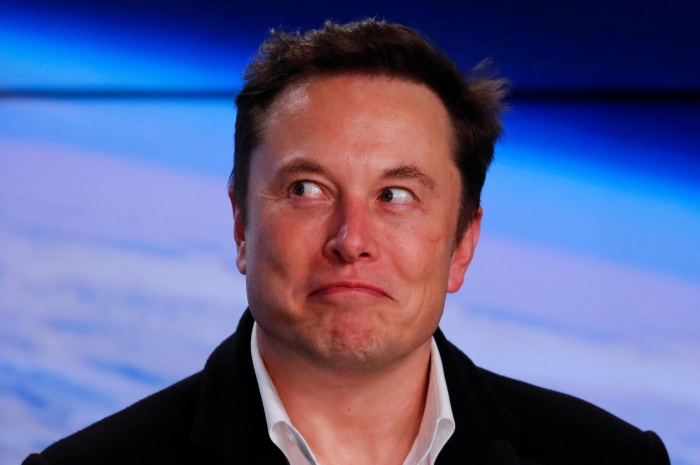
#> input picture 1- Simple VideoWrite/elon-musk-grimace.jpg, 1400 x 929 px (shown at 1/2 size)
$ python VideoWrite.py
#> lines starting #> are read from the running program, lines starting #| are printed output that depends on the picture
import cv2
import numpy
vw = cv2.VideoWriter()
print(type(vw))

elon = cv2.imread("elon-musk-grimace.jpg")
#> elon is the input picture: shape (929, 1400, 3); mean B, G, R 142, 94.4, 92.8
h, w, d = elon.shape
#> h = 929; w = 1400; d = 3
# shape returns (row, column, ...)
# Therefore, for shape = (100, 50), the image has height 100 and width 50


# for fun
reis = cv2.imread("reis.jpg")
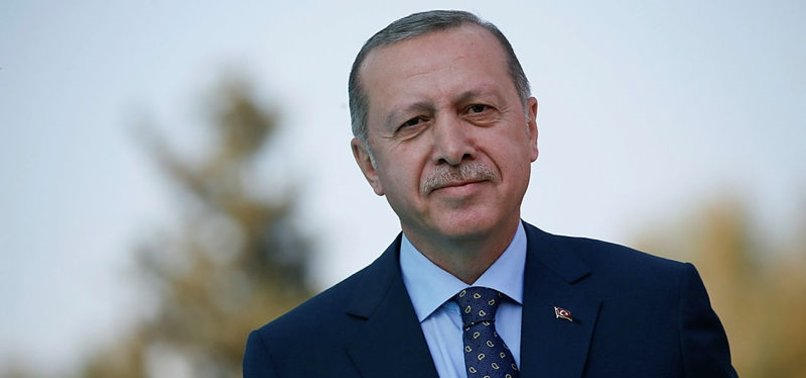
#> input picture 1- Simple VideoWrite/reis.jpg, 806 x 378 px
#> reis is the input picture: shape (378, 806, 3); mean B, G, R 164.4, 157.6, 151.8
rh, rw, _ = reis.shape
#> rh = 378; rw = 806
# zoom to make it as tall as elon, then crop right and left sides
height_ratio = h / rh
#> height_ratio = 2.46
new_reis_w, new_reis_h = int(rw*height_ratio), h
#> new_reis_w = 1980; new_reis_h = 929
reis = cv2.resize(reis,(new_reis_w, new_reis_h))
#> reis: shape (929, 1980, 3)
print(reis.shape)
#| (929, 1980, 3)

center_reis = new_reis_w / 2
#> center_reis = 990
left_bound = int(center_reis - w/2)
#> left_bound = 290
right_bound = int(center_reis + w/2)
#> right_bound = 1690

new_reis = reis[:, left_bound:right_bound]
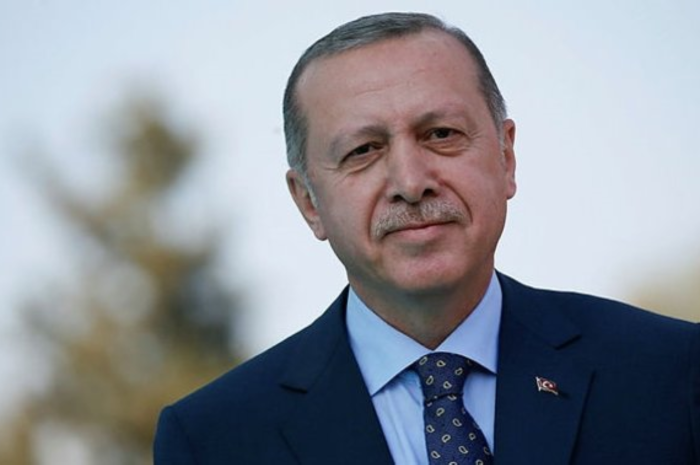
#> new_reis: shape (929, 1400, 3) (shown at 1/2 size); mean B, G, R 153.1, 144.8, 140.3

print(new_reis.shape)
#| (929, 1400, 3)


fourcc = cv2.VideoWriter.fourcc(*'MJPG')
# HOWEVER, frameSize of VideoWriter requires (w,h)
# contrary to (h,w) standart of numpy and opencv::Mat
vw.open("./wowowo.avi", fourcc, 5.0, (w, h))
if not vw.isOpened():
    print("File couldn't be opened.")
    exit()

print(elon.shape)
#| (929, 1400, 3)

if not (elon.shape == new_reis.shape):
    print("Elon and reis have different sizes.")
    exit()

# two seconds of elon, two seconds of erdogan
for k in range(10):
    vw.write(elon)
for k in range(10):
    vw.write(new_reis)

vw.release()
